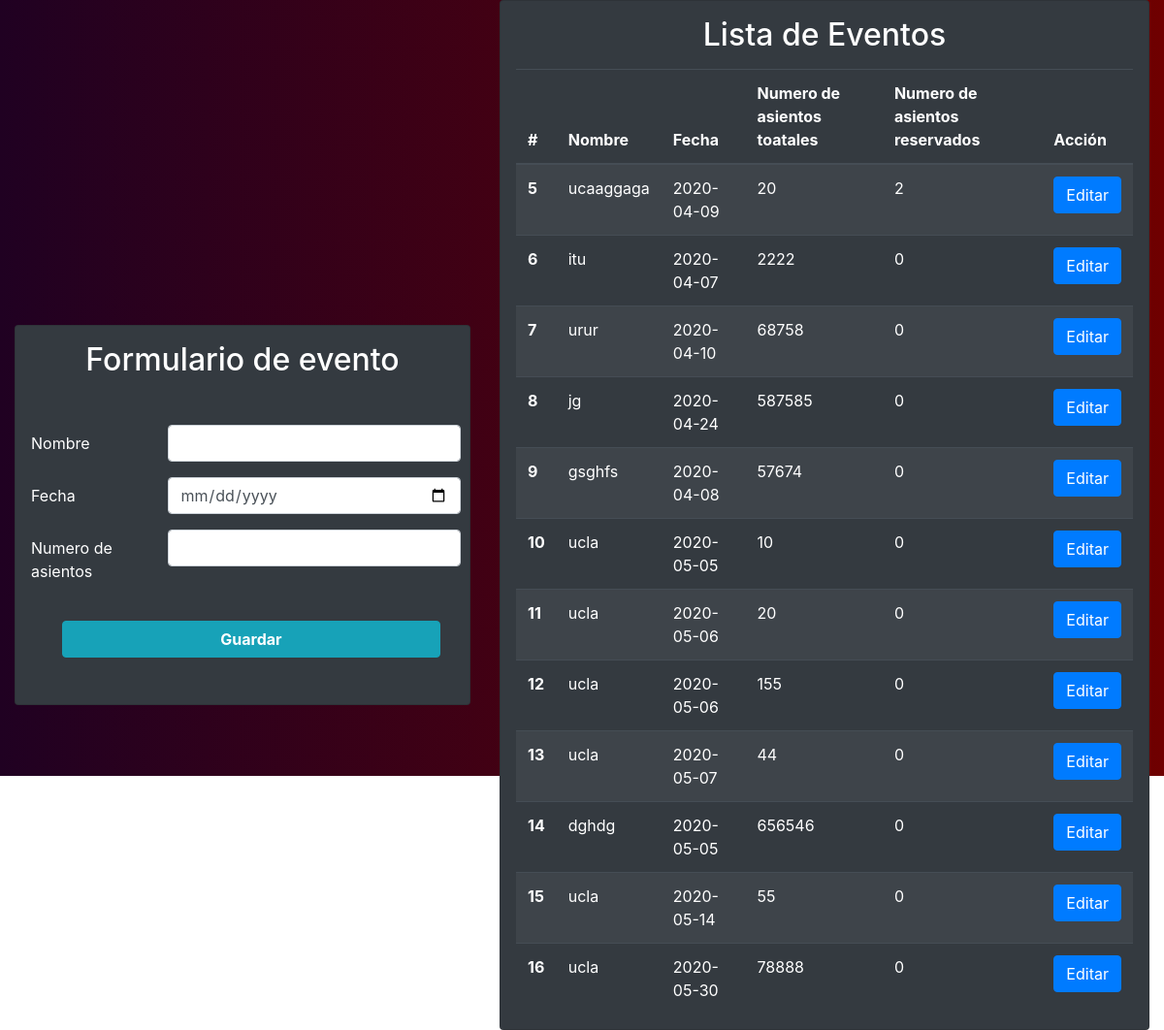
Before: /eventos with the older database file.
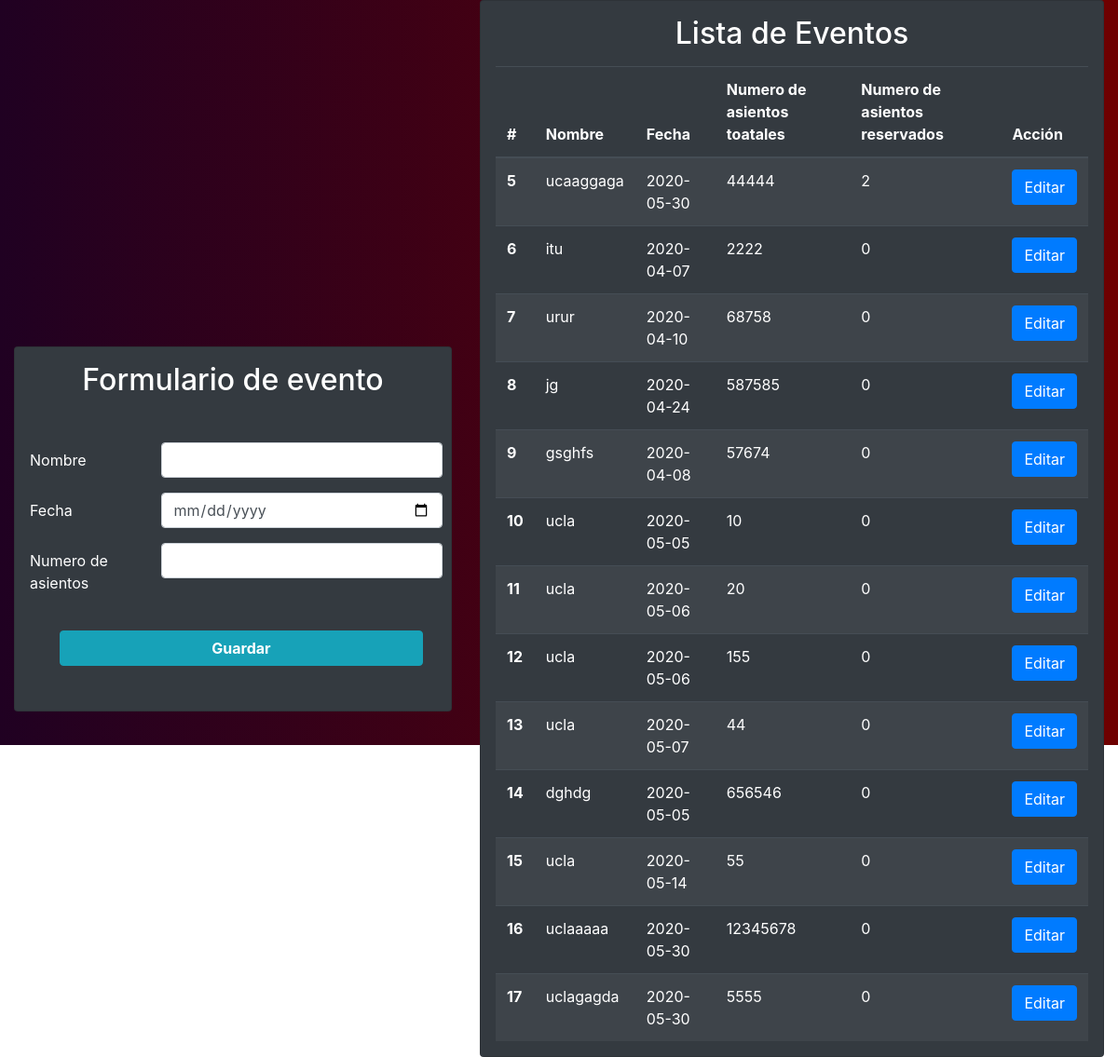
After: the same page with the newer database file.
### tables this page shows
CREATE TABLE "Evento"
(
	id INTEGER not null
		constraint Evento_pk
			primary key autoincrement,
	nombre text not null,
	fecha text not null,
	numero_asientos_total int not null,
	numero_asientos_reservados int not null
);

### app.py (the view)
@app.route("/eventos")
def events():
    events = query_db('SELECT * FROM Evento')
    date = datetime.now().date()
    return render_template('events.html', events=events, date=date)

### app.py (called while the page is built)
def make_dicts(cursor, row):
    return dict((cursor.description[idx][0], value)
                for idx, value in enumerate(row))

def get_db():
    db = getattr(g, '_database', None)
    if db is None:
        db = g._database = sqlite3.connect(DATABASE)
        db.row_factory = make_dicts
    return db

@app.teardown_appcontext
def close_connection(exception):
    db = getattr(g, '_database', None)
    if db is not None:
        db.close()

def query_db(query, args=(), one=False):
    cur = get_db().execute(query, args)
    rv = cur.fetchall()
    cur.close()
    return (rv[0] if rv else None) if one else rv

### templates/events.html (shortened to what this page needs)
{% extends 'layout.html' %}
{% block body %}
<div class="container-fluid">
    <div class="bg-custom row align-items-center justify-content-center vh-100">
        <div class="col-md-5">
            <div class="card bg-dark">
                <div class="car-body text-white">
                    <h2 class="card-title text-center mt-3"> Formulario de evento</h2>
                    <form class="my-5" action="/add-event" method="POST">
                        <div class="form-group row">
                            <label for="nombre"  class="col-sm-3 col-form-label mx-3">Nombre</label>
                            <div class="col-sm-8">
                              <input type="text" name="name" class="form-control" id="nombre" required>
                            </div>
                        </div>
                        <div class="form-group row">
                            <label for="fecha" class="col-sm-3 col-form-label mx-3">Fecha</label>
                            <div class="col-sm-8">
                              <input type="date"  name="date" class="form-control" id="fecha" min={{ date }} required>
                            </div>
                        </div>
                        <div class="form-group row">
                            <label for="numero_asiento" class="col-sm-3 col-form-label mx-3">Numero de asientos</label>
                            <div class="col-sm-8">
                              <input type="number" name="number" class="form-control" id="numero_asiento" min="10" required>
                            </div>
                        </div>
                        <div class="form-group row">
                            <div class="col-sm-12">
                              <button type="submit" class="btn btn-info mx-5 mt-3  col-sm-10 font-weight-bold">Guardar</button>
                            </div>
                        </div>
                    </form>
                </div>
            </div>
        </div>
        <div class="col-md-7">
            <div class="card bg-dark">
                <div class="car-body text-white mx-3">
                    <h2 class="card-title text-center mt-3"> Lista de Eventos</h2>
                    <table class="table table-striped table-dark my-3 ">
                      <thead>
                        <tr>
                          <th scope="col">#</th>
                          <th scope="col">Nombre</th>
                          <th scope="col">Fecha</th>
                          <th scope="col">Numero de asientos toatales</th>
                          <th scope="col">Numero de asientos reservados</th>
                          <th scope="col">Acción</th>
                        </tr>
                      </thead>
                      <tbody>
                      {% for event in events%}
                        <tr>
                          <th scope="row">{{ event.id }}</th>
                          <td>{{ event.nombre }}</td>
                          <td>{{ event.fecha }}</td>
                          <td>{{ event.numero_asientos_total }}</td>
                          <td>{{ event.numero_asientos_reservados }}</td>
                          <td>
                              <a class="btn btn-primary" href="/edit-event/{{ event.id }}"> Editar</a>
                          </td>
                        </tr>
                      {% endfor %}
                      </tbody>
                    </table>
                </div>
            </div>
        </div>
    </div>
</div>
{% endblock %}

### templates/layout.html (shortened to what this page needs)
<!DOCTYPE html>
<html lang="en">
    <head>
        <link rel="stylesheet" href="https://stackpath.bootstrapcdn.com/bootstrap/4.4.1/css/bootstrap.min.css"
>
        <link rel="stylesheet" href="{{ url_for('static', filename='css/custom.css') }}">
    </head>
    <body>
        {% block body%}
        {% endblock %}
    </body>
</html>

### static/css/custom.css (style rules this page uses)
.bg-custom { background: #200122; background: -webkit-linear-gradient(to right,#200122, #6f0000); background: linear-gradient(to right, #200122, #6f0000); }

Changed rows visible on the page:
changed Evento "ucaaggaga": fecha "2020-04-09" → "2020-05-30"; numero_asientos_total "20" → "44444"
changed Evento id 16: nombre "ucla" → "uclaaaaa"; numero_asientos_total "78888" → "12345678"
added Evento: id "17", nombre "uclagagda", fecha "2020-05-30", numero_asientos_total "5555", numero_asientos_reservados "0"
